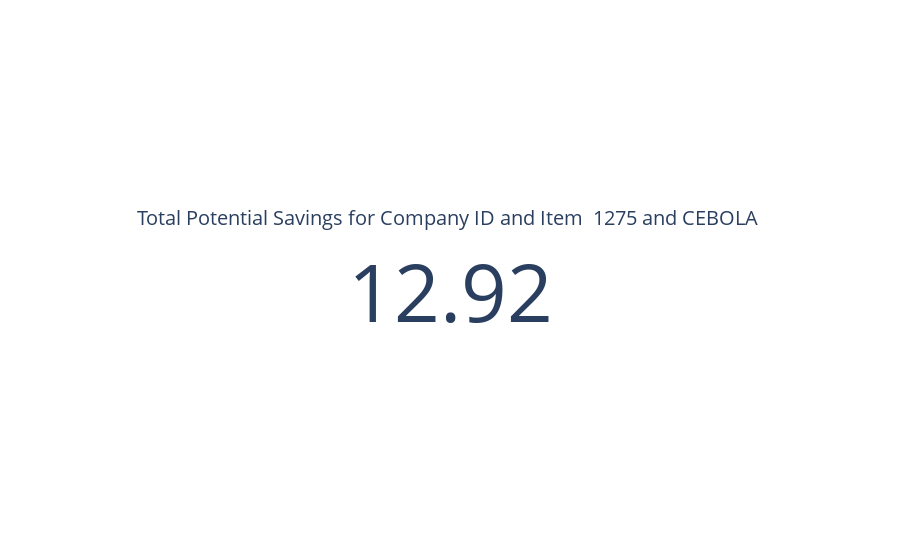

Write notebook code for a chart like this one.
### Code cell
# Example usage
item_name = 'CEBOLA'  # Replace with the actual item name you want to check
company_id_to_check = '1275'
check_item_savings(company_id_to_check,item_name, recent_data, model, only_red_alerts=True)

### Figure 1 — Plotly figure (JSON) as saved in the notebook; plotly's stock layout.template omitted (floating-point values rounded to 4 significant figures)
{"data": [{"mode": "number", "title": {"text": "Total Potential Savings for Company ID and Item  1275 and CEBOLA "}, "type": "indicator", "value": 12.92}], "layout": {"autosize": true}}
